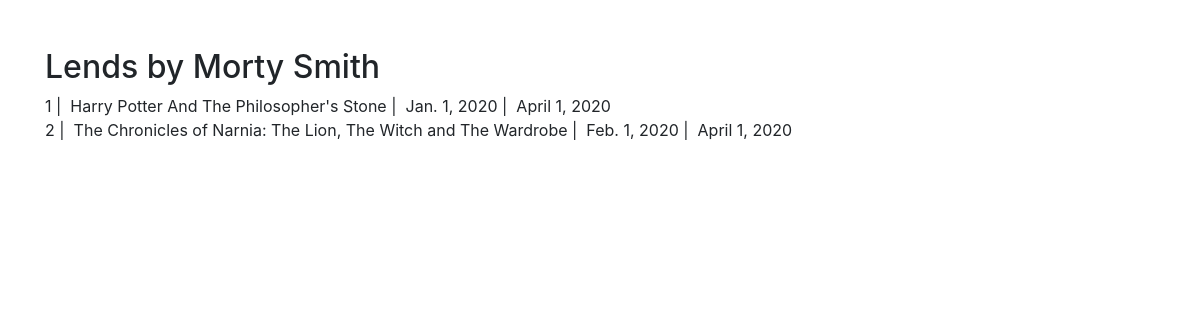
The app's page /exlibris/reader_view/1 with its own data.
### exlibris/models.py (models this page shows, shortened)
class Reader(models.Model):
    name = models.CharField(max_length=255)
    books = models.ManyToManyField(Book, through='Lend')
    def __str__(self):
        return self.name

class Lend(models.Model):
    book = models.ForeignKey(Book, related_name="lends", on_delete=models.CASCADE)
    reader = models.ForeignKey(Reader, related_name="lends", on_delete=models.CASCADE)
    date_start = models.DateField()
    date_end = models.DateField()

class Book(models.Model):
    title = models.CharField(max_length=255)
    year = models.DateField("date published")
    author = models.ForeignKey(Author, related_name="books", on_delete=models.CASCADE)

### exlibris/views.py (the view)
# urls.py: path('reader_view/<int:pk>', views.ReaderView.as_view(), name='reader_view'),
class ReaderView(DetailView):
    model = Reader

### exlibris/templates/exlibris/reader_detail.html (shortened to what this page needs)
<!doctype html>
<html lang="en">
  <head>
<link href="https://getbootstrap.com/docs/4.4/dist/css/bootstrap.min.css" rel="stylesheet">
    <link href="https://getbootstrap.com/docs/4.4/examples/grid/grid.css" rel="stylesheet">
  </head>
  <body class="py-4">
    <div class="container">
    <h2 class="mt-4">Lends by {{ object }}</h2>
  <div class="row mb-3">
      {% for lend in object.lends.all %}
    <div class="container themed-container">{{ lend.id }}&nbsp;|&nbsp;
        {{ lend.book.title }}&nbsp;|&nbsp;
        {{ lend.date_start }}&nbsp;|&nbsp;
        {{ lend.date_end }}</div>
      {% endfor %}
  </div>
</div>
</body>
</html>

### records on screen
Reader: name "Morty Smith"
Lend: id "1", book "Harry Potter And The Philosopher's Stone", date_start "Jan. 1, 2020", date_end "April 1, 2020"
Lend: id "2", book "The Chronicles of Narnia: The Lion, The Witch and The Wardrobe", date_start "Feb. 1, 2020", date_end "April 1, 2020"
